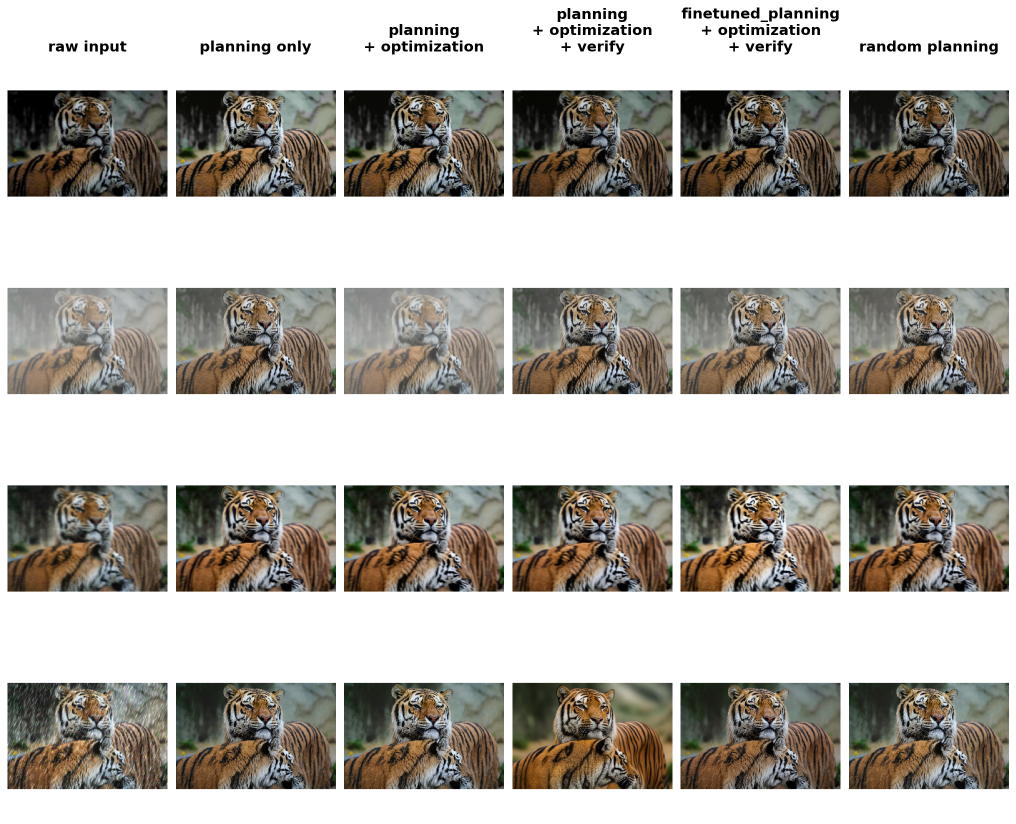
#> input picture eval/results/d3/ablation_exp_d3_image_grid.png, 2032 x 1647 px, given in place of 001.png, which was not available (shown at 1/2 size)
$ python plot_image_grid.py
#> lines starting #> are read from the running program, lines starting #| are printed output that depends on the picture; pictures that were not available may be replaced by others from this repository, and a replacement may not be noted
import os
from typing import List
import matplotlib.pyplot as plt
from PIL import Image

# Absolute base paths (modify here if directory structure changes)
BASE_DIR = "/home/krishna/workspace/AutoRestore"
DATA_DIR = os.path.join(BASE_DIR, "eval/data/d3")
GT_DIR = os.path.join(BASE_DIR, "eval/gnd_truth")

# Rows: degradation scenarios
DEGRADATION_FOLDERS: List[str] = [
    "dark_defocus_blur_jpeg compression_artifact",
    "haze_motion_blur_low_resolution",
    "motion_blur_defocus_blur_noise",
    "rain_noise_low_resolution",
]

RAW_METHOD_FOLDER = "planned_no_optimisation"  # folder where raw images live

# Columns: methods (internal folder names)
METHOD_MAP = {
    "raw input": RAW_METHOD_FOLDER,
    "planning only": "planned_no_optimisation",
    "planning + optimization": "planned_opt_no_verify",
    "planning + optimization + verify": "lambda_0_7",
    "finetuned_planning + optimization + verify": "finetuned_planned_opt_verify",
    "random planning": "random_planning",
}

# Target subplot grid size
N_ROWS = len(DEGRADATION_FOLDERS)
N_COLS = len(METHOD_MAP)


def _load_and_resize(path: str, size):
    """Load image from path and resize keeping aspect ratio via thumbnail."""
    img = Image.open(path).convert("RGB")
    img.thumbnail(size, Image.Resampling.LANCZOS)
    # Paste into exact-size canvas for consistent shape
    canvas = Image.new("RGB", size, (255, 255, 255))
    x_off = (size[0] - img.width) // 2
    y_off = (size[1] - img.height) // 2
    canvas.paste(img, (x_off, y_off))
    return canvas


def plot_image_grid(img_name: str, resize_to=(256, 256)):
    """Plot a 4×5 grid of processed images for the given file name.

    Parameters
    ----------
    img_name : str
        Name of the image file (e.g., "001.png").
    resize_to : tuple[int, int], optional
        Desired unified size (width, height) of each plotted image, by default (256, 256).
    """
#> called with img_name = '001.png', resize_to = (256, 256)
    fig, axes = plt.subplots(N_ROWS, N_COLS, figsize=(N_COLS * 3, N_ROWS * 3))

    col_titles = list(METHOD_MAP.keys())

    # Utility to split long titles onto two lines (skip for 'raw input')
    _format_title = lambda t: t if t == "raw input" else t.replace(" + ", "\n+ ")

    for col_idx, col_title in enumerate(col_titles):
        axes[0, col_idx].set_title(
            _format_title(col_title),
            fontsize=14,
            fontweight="bold",
            pad=12,
        )

    for row_idx, degradation in enumerate(DEGRADATION_FOLDERS):
        row_label = degradation.replace("_", " ")  # human readable
        axes[row_idx, 0].set_ylabel(
            row_label,
            fontsize=12,
            fontweight="bold",
            rotation=0,
            ha="right",
            va="center",
            labelpad=130,
        )

        for col_idx, col_title in enumerate(col_titles):
            ax = axes[row_idx, col_idx]
            method_folder = METHOD_MAP[col_title]
            subdir = "raw" if col_title == "raw input" else "processed"
            img_path = os.path.join(
                DATA_DIR,
                degradation,
                method_folder,
                subdir,
                img_name,
            )
            # If processed not found fall back to raw (for processed cols)
            if not os.path.exists(img_path) and subdir == "processed":
                img_path = os.path.join(
                    DATA_DIR,
                    degradation,
                    method_folder,
                    "raw",
                    img_name,
                )
            try:
                img = _load_and_resize(img_path, resize_to)
#> in _load_and_resize, `img.thumbnail(size, Image.Resampling.LANCZOS)`:
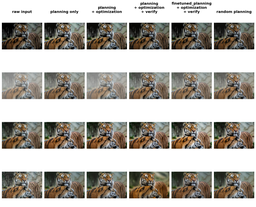
#> img: PIL image 256x207 RGB; mean R, G, B 179.9, 176.1, 169.7
#> in _load_and_resize, `canvas = Image.new("RGB", size, (255, 255, 255))`: canvas: PIL image 256x256 RGB; every value is 255
#> in _load_and_resize, `canvas.paste(img, (x_off, y_off))`:
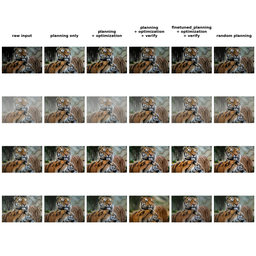
#> canvas: PIL image 256x256 RGB; mean R, G, B 194.3, 191.2, 186
                ax.imshow(img)
            except FileNotFoundError:
                ax.text(0.5, 0.5, "Missing", ha="center", va="center", fontsize=8)
            ax.axis("off")

    plt.tight_layout()
    fig.subplots_adjust(left=0.25, top=0.88)  # extra space for row labels and titles
    return fig


if __name__ == "__main__":
    # Example usage
    fig = plot_image_grid("001.png")
    save_path = os.path.join(BASE_DIR, "eval/ablation_exp/d3/ablation_exp_d3_image_grid.png")
    fig.savefig(save_path, dpi=150, bbox_inches="tight")
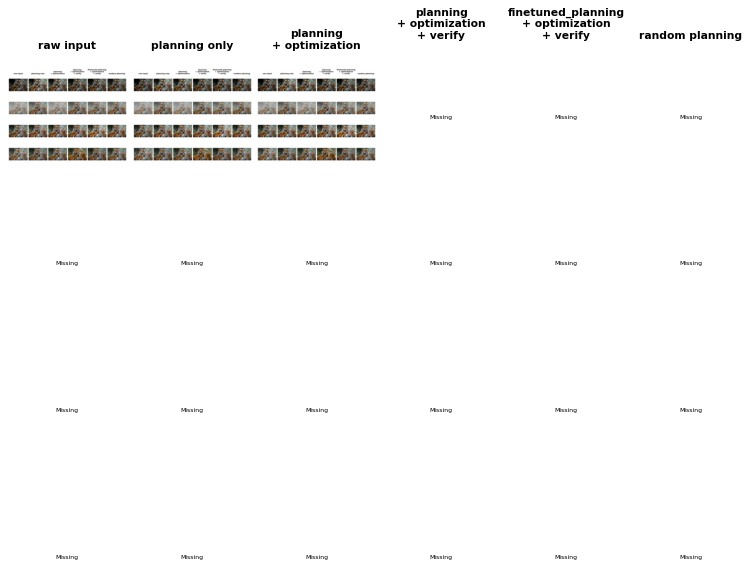
#> figure drawn by matplotlib, 3 panels
    plt.show()
